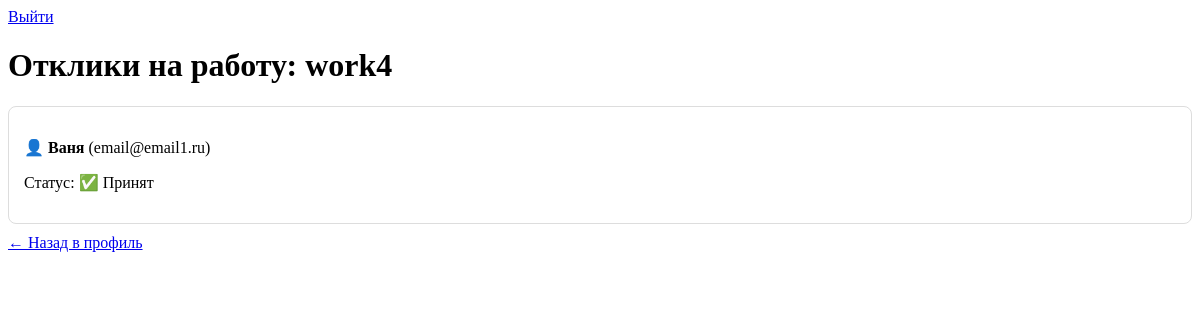
The page /responses/4 (signed in) on the database as committed earlier.
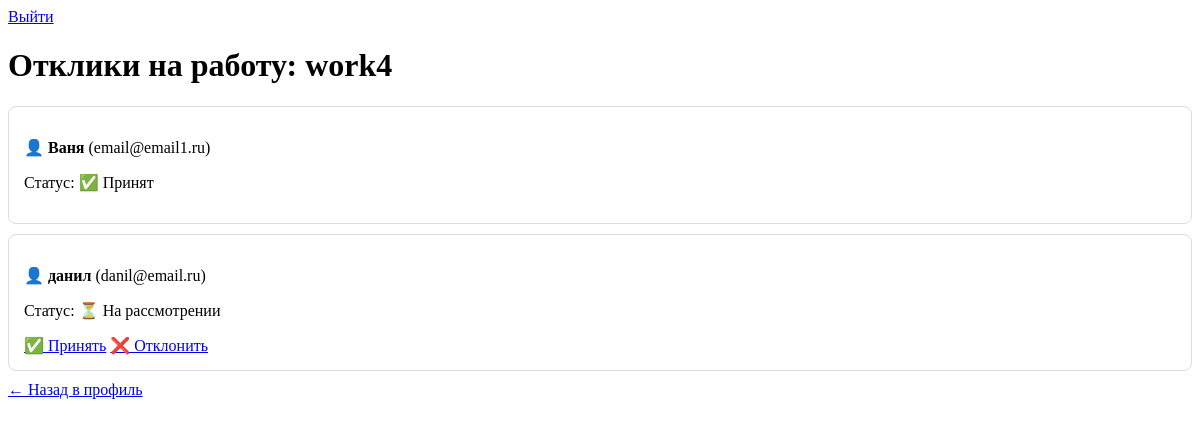
The same page on the database as committed later.
### data/responses.py (models this page shows)
class Response(SqlAlchemyBase):
    __tablename__ = 'responses'
    id = sqlalchemy.Column(sqlalchemy.Integer, primary_key=True, autoincrement=True)
    job_id = sqlalchemy.Column(sqlalchemy.Integer, sqlalchemy.ForeignKey('jobs.id'))
    user_id = sqlalchemy.Column(sqlalchemy.Integer, sqlalchemy.ForeignKey('users.id'))
    status = sqlalchemy.Column(sqlalchemy.String, default='pending')  # pending, accepted, rejected
    created_at = sqlalchemy.Column(sqlalchemy.DateTime, default=datetime.datetime.now)
    job = orm.relationship('Job', backref='responses')
    user = orm.relationship('User', foreign_keys=[user_id])

### data/users.py (models this page shows, shortened)
class User(SqlAlchemyBase, UserMixin):
    __tablename__ = 'users'
    id = sqlalchemy.Column(sqlalchemy.Integer,
                           primary_key=True,
                           autoincrement=True)
    username = sqlalchemy.Column(sqlalchemy.String,
                                 unique=True,
                                 nullable=False)
    name = sqlalchemy.Column(sqlalchemy.String,
                             nullable=False)
    email = sqlalchemy.Column(sqlalchemy.String, nullable=False)
    hashed_password = sqlalchemy.Column(sqlalchemy.String,
                                        nullable=False)
    created_at = sqlalchemy.Column(sqlalchemy.DateTime,
                                   default=datetime.datetime.now)

### main.py (the view)
@app.route('/responses/<int:job_id>')
@login_required
def view_responses(job_id):
    with db_session.create_session() as db_sess:
        job = db_sess.query(Job).filter(Job.id == job_id).first()
        if not job or job.author_id != current_user.id:
            abort(404)
        responses = db_sess.query(Response).options(joinedload(Response.user)) \
            .filter(Response.job_id == job_id).all()
    return render_template('responses.html', job=job, responses=responses)

### data/db_session.py (called while the page is built)
def create_session() -> Session:
    global __factory
    return __factory()

### main.py (called while the page is built)
@login_manager.user_loader
def load_user(user_id):
    with db_session.create_session() as db_sess:
        return db_sess.get(User, int(user_id))

### templates/responses.html
{% extends "base.html" %}
{% block content %}
<h1>Отклики на работу: {{ job.title }}</h1>
{% if responses %}
    {% for response in responses %}
    <div style="border:1px solid #ddd; padding:15px; margin:10px 0; border-radius:8px;">
        <p><strong>👤 {{ response.user.name }}</strong> ({{ response.user.email }})</p>
        <p>Статус:
            {% if response.status == 'pending' %}
                ⏳ На рассмотрении
            {% elif response.status == 'accepted' %}
                ✅ Принят
            {% else %}
                ❌ Отклонён
            {% endif %}
        </p>
        {% if response.status == 'pending' %}
        <a href="/accept_response/{{ response.id }}" class="btn btn-success">✅ Принять</a>
        <a href="/reject_response/{{ response.id }}" class="btn btn-danger">❌ Отклонить</a>
        {% endif %}
    </div>
    {% endfor %}
{% else %}
    <p>Пока нет откликов на эту работу</p>
{% endif %}
<a href="/profile">← Назад в профиль</a>
{% endblock %}

Rows that differ between the two databases and show on the page:
added Response: user.name "данил", user.email "danil@email.ru", status "⏳ На рассмотрении"
